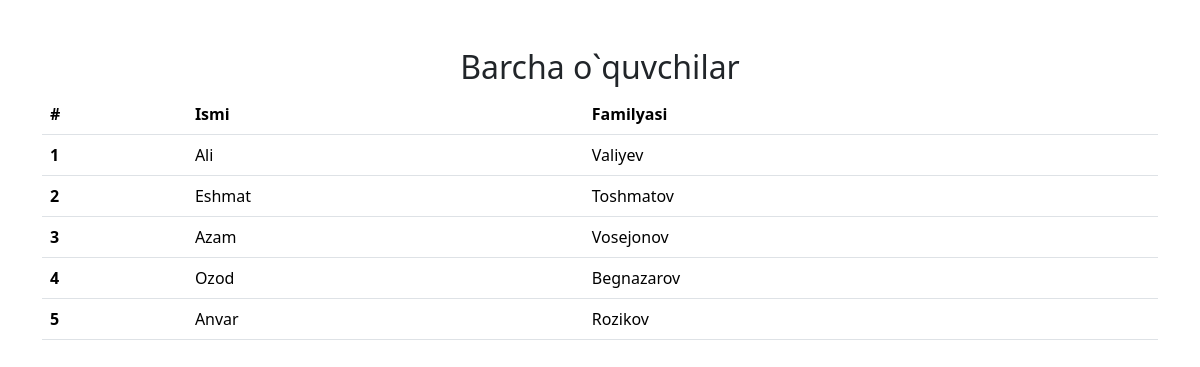
The page /studend/ on the database its author committed.
### baholar/models.py (models this page shows, shortened)
class Grade(models.Model):
    student=models.ForeignKey(Student,on_delete=models.CASCADE,related_name="grades")
    subject=models.ForeignKey(Subject,on_delete=models.CASCADE)
    grade=models.IntegerField()

class Student(models.Model):
    first_name=models.CharField(max_length=100,null=False,blank=False)
    last_name=models.CharField(max_length=100,null=False,blank=False)
    birth_date=models.DateTimeField(auto_now=True,null=True)

### baholar/views.py (the view)
# urls.py: path('studend/',studend_paje_view,name='barcha_oquvchilar'),
def studend_paje_view(request):
    grades=Grade.objects.all()
    context={
        "grades":grades
    }
    return render(request,"studend.html",context)

### templates/studend.html (shortened to what this page needs)
<!doctype html>
<html lang="en">
  <head>
    <link href="https://cdn.jsdelivr.net/npm/bootstrap@5.3.3/dist/css/bootstrap.min.css" rel="stylesheet">
  </head>
  <body>
        <div class="container">
            <div class="row">
                <div class="mt-4">
                    <h2 class="text-center">Barcha o`quvchilar</h2>
                    <table class="table">
      <thead>
        <tr>
          <th scope="col">#</th>
          <th scope="col">Ismi</th>
          <th scope="col">Familyasi</th>
        </tr>
      </thead>
      <tbody>
      {% for grade in grades %}
        <tr>
          <th scope="row">{{ grade.id }}</th>
          <td>{{ grade.student.first_name }}</td>
          <td>{{ grade.student.last_name }}</td>
        </tr>
      {% endfor %}
      </tbody>
    </table>
                </div>
            </div>
        </div>
  </body>
</html>

### rows shown on the page
Grade: id "1", student.first_name "Ali", student.last_name "Valiyev"
Grade: id "2", student.first_name "Eshmat", student.last_name "Toshmatov"
Grade: id "3", student.first_name "Azam", student.last_name "Vosejonov"
Grade: id "4", student.first_name "Ozod", student.last_name "Begnazarov"
Grade: id "5", student.first_name "Anvar", student.last_name "Rozikov"
